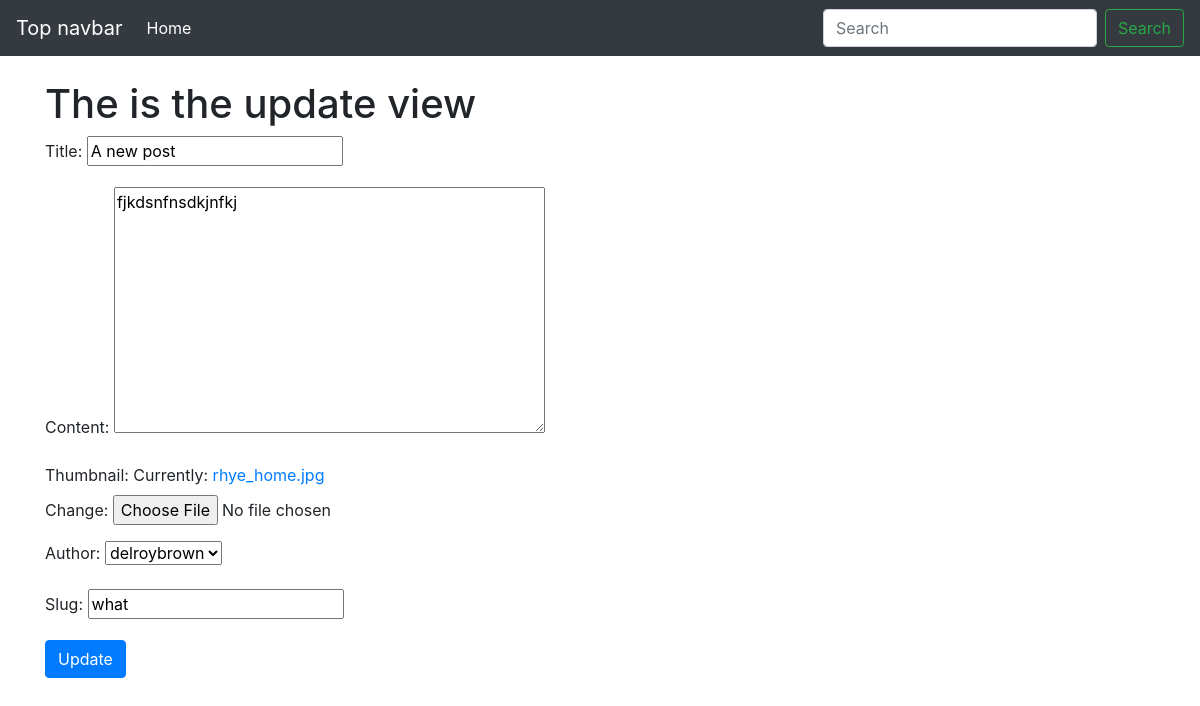
The app's page /what/update/ with its own data.
### posts/models.py (models this page shows, shortened)
class Post(models.Model):
    title = models.CharField(max_length=100)
    content = models.TextField()
    thumbnail = models.ImageField()
    publish_date = models.DateTimeField(auto_now=True)
    last_updated = models.DateTimeField(auto_now=True)
    author = models.ForeignKey(User, on_delete=models.CASCADE)
    slug = models.SlugField()

### posts/views.py (the view)
# urls.py: path('<slug>/update/', PostUpdateView.as_view(), name='update'),
class PostUpdateView(UpdateView):
    form_class = PostForm
    model = Post
    success_url = '/'
    def get_context_data(self, **kwargs):
        context = super().get_context_data(**kwargs)
        context.update({
            'view_type' : 'update'
        })
        return context

### posts/forms.py
class PostForm(forms.ModelForm):
    class Meta:
        model = Post
        fields = ('__all__')

### posts/models.py (called while the page is built)
    def __str__(self):
        return self.username

### templates/posts/post_form.html (shortened to what this page needs)
{% extends 'base.html' %}
{% block content %}
<div class="container">
    <h1>The is the {{ view_type }} view</h1>
    <form method="POST" enctype="multipart/form-data">
        {{ form.as_p }}
        <button class="btn btn-primary" type="submit">{{ view_type|title }}</button>
    </form>
</div>
{% endblock content %}

### records on screen
Post: title "A new post", content "fjkdsnfnsdkjnfkj", author "delroybrown", slug "what"

### other values on screen
{{ view_type }} "update"
{{ view_type|title }} "Update"
